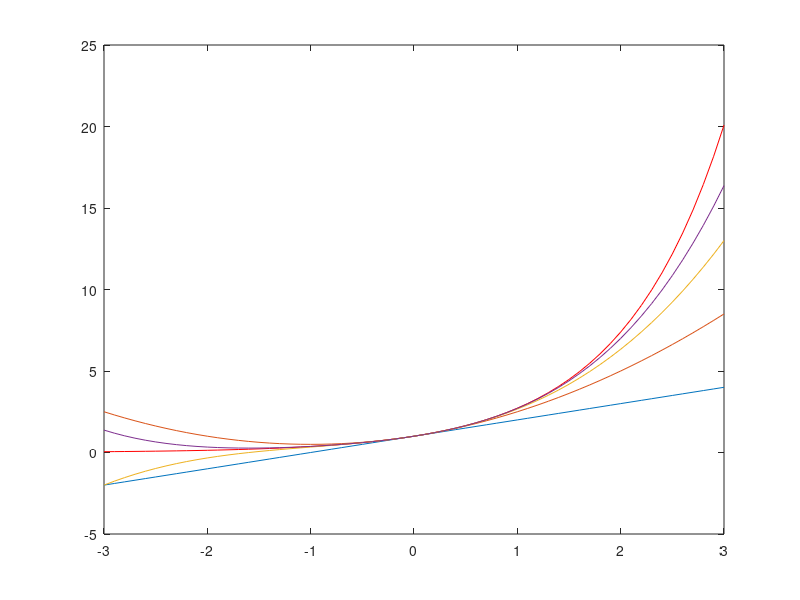

The MATLAB source for this figure:
%% code for section 8 of MATLAB script

%% Some MATLAB commands for polynomials
a=[1 2 3];           % Start with a vector 
p=poly(a)            % Produce polynomial (x-1)(x-2)(x-3). 
                     % Result is in form of coe?cients of x3, x2, x and 1. 
                     
%%
polyval(p,0)         % Evaluate polynomial at x = 0
polyval(p,1)         % Evaluate at root -> result is 0 

%%
x=0:0.1:4;           % polyval() is vector compatible
y=polyval(p,x);      % Use this for plots.
plot(x,y)

%%
r=[1 -2 1];          % Representation of x^2 - 2x + 1
roots(r)             % Solve the quadratic equation x^2-2x+1=0 
roots(p)             % Solve for the original polynomial, we get a

%% Taylor polynomials
p=[1/24 1/6 1/2 1 1];        % Taylor polynomial of exponential fn
                             % f(x)=1+x+x^2/2!+x^3/3!+... 
x=-3:0.1:3;                  % Some x-values 
plot(x,exp(x),'r');           % Plot original fn, 
hold on                      % hold on overlays approx. 
plot(x,polyval(p(4:end),x)); % The 1st order polynomial. 
plot(x,polyval(p(3:end),x)); % The 2nd order polynomial. 
plot(x,polyval(p(2:end),x)); % The 3rd order polynomial. 
plot(x,polyval(p,x));        % Full 4th order polynomial. 
